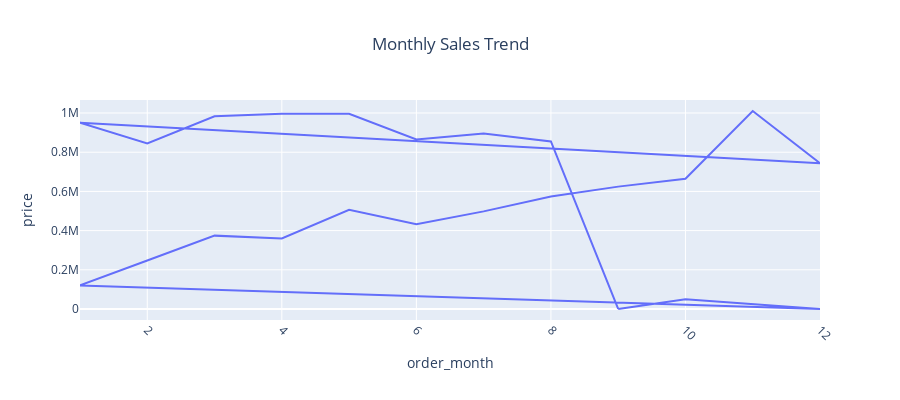
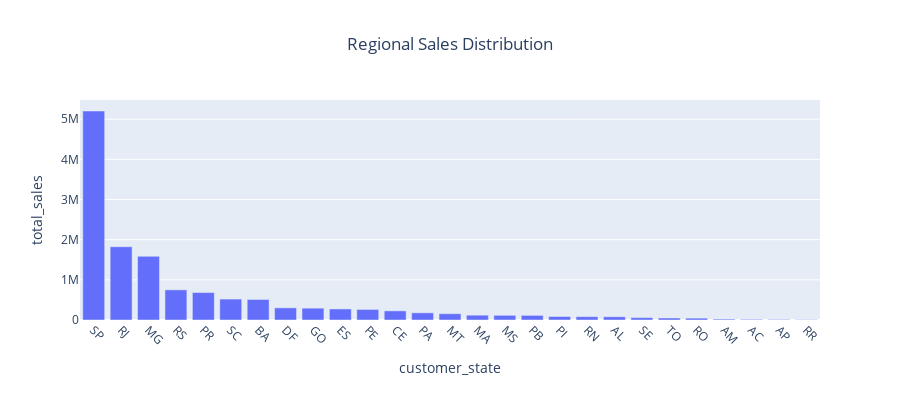
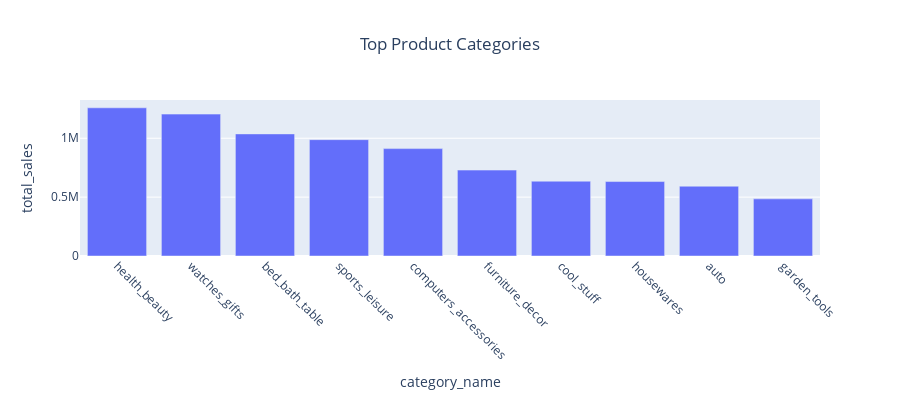
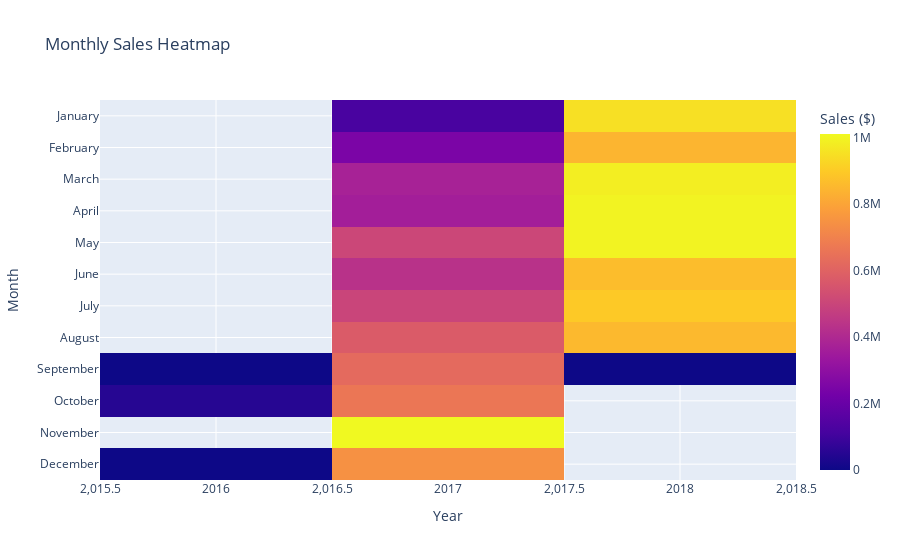

Notebook code for these charts, in order:
### Markdown cell above
## 7. Interactive Visualizations

Create interactive dashboards using Plotly for better exploration of the data.

### Code cell
# Create individual plots with plotly express
fig1 = px.line(monthly_sales, 
               x='order_month', 
               y='price',
               title='Monthly Sales Trend')

fig2 = px.bar(regional_sales, 
              x='customer_state', 
              y='total_sales',
              title='Regional Sales Distribution')

fig3 = px.bar(top_products, 
              x='category_name', 
              y='total_sales',
              title='Top Product Categories')

fig4 = px.imshow(seasonal_pivot,
                 title='Monthly Sales Heatmap',
                 labels=dict(x="Year", y="Month", color="Sales ($)"))

# Update layouts
for fig in [fig1, fig2, fig3]:
    fig.update_layout(
        height=400,
        showlegend=False,
        title_x=0.5
    )
    fig.update_xaxes(tickangle=45)

# Display plots
print("Monthly Sales Trend:")
fig1.show()

print("\nRegional Sales Distribution:")
fig2.show()

print("\nTop Product Categories:")
fig3.show()

print("\nMonthly Sales Heatmap:")
fig4.show()

### Figure 1 — Plotly figure (JSON) as saved in the notebook; plotly's stock layout.template omitted (floating-point values rounded to 4 significant figures)
{"data": [{"hovertemplate": "order_month=%{x}<br>price=%{y}<extra></extra>", "legendgroup": "", "line": {"color": "#636efa", "dash": "solid"}, "marker": {"symbol": "circle"}, "mode": "lines", "name": "", "orientation": "v", "showlegend": false, "type": "scatter", "x": [9, 10, 12, 1, 2, 3, 4, 5, 6, 7, 8, 9, 10, 11, 12, 1, 2, 3, 4, 5, 6, 7, 8, 9], "xaxis": "x", "y": [267.4, 49510.0, 10.9, 120300.0, 247300.0, 374300.0, 359900.0, 506100.0, 433000.0, 498000.0, 574000.0, 624400.0, 664200.0, 1010000.0, 743900.0, 950000.0, 844200.0, 983200.0, 996600.0, 996500.0, 865100.0, 895500.0, 854700.0, 145.0], "yaxis": "y"}], "layout": {"height": 400, "legend": {"tracegroupgap": 0}, "showlegend": false, "title": {"text": "Monthly Sales Trend", "x": 0.5}, "xaxis": {"anchor": "y", "domain": [0, 1], "tickangle": 45, "title": {"text": "order_month"}}, "yaxis": {"anchor": "x", "domain": [0, 1], "title": {"text": "price"}}}}

### Figure 2 — Plotly figure (JSON) as saved in the notebook; plotly's stock layout.template omitted (floating-point values rounded to 4 significant figures)
{"data": [{"hovertemplate": "customer_state=%{x}<br>total_sales=%{y}<extra></extra>", "legendgroup": "", "marker": {"color": "#636efa", "pattern": {"shape": ""}}, "name": "", "orientation": "v", "showlegend": false, "textposition": "auto", "type": "bar", "x": ["SP", "RJ", "MG", "RS", "PR", "SC", "BA", "DF", "GO", "ES", "PE", "CE", "PA", "MT", "MA", "MS", "PB", "PI", "RN", "AL", "SE", "TO", "RO", "AM", "AC", "AP", "RR"], "xaxis": "x", "y": [5203000.0, 1824000.0, 1585000.0, 750300.0, 683100.0, 520600.0, 511300.0, 302600.0, 294600.0, 275000.0, 262800.0, 227300.0, 178900.0, 156500.0, 119600.0, 116800.0, 115300.0, 86910.0, 83030.0, 80310.0, 58920.0, 49620.0, 46140.0, 22360.0, 15980.0, 13470.0, 7829.0], "yaxis": "y"}], "layout": {"barmode": "relative", "height": 400, "legend": {"tracegroupgap": 0}, "showlegend": false, "title": {"text": "Regional Sales Distribution", "x": 0.5}, "xaxis": {"anchor": "y", "domain": [0, 1], "tickangle": 45, "title": {"text": "customer_state"}}, "yaxis": {"anchor": "x", "domain": [0, 1], "title": {"text": "total_sales"}}}}

### Figure 3 — Plotly figure (JSON) as saved in the notebook; plotly's stock layout.template omitted (floating-point values rounded to 4 significant figures)
{"data": [{"hovertemplate": "category_name=%{x}<br>total_sales=%{y}<extra></extra>", "legendgroup": "", "marker": {"color": "#636efa", "pattern": {"shape": ""}}, "name": "", "orientation": "v", "showlegend": false, "textposition": "auto", "type": "bar", "x": ["health_beauty", "watches_gifts", "bed_bath_table", "sports_leisure", "computers_accessories", "furniture_decor", "cool_stuff", "housewares", "auto", "garden_tools"], "xaxis": "x", "y": [1259000.0, 1205000.0, 1037000.0, 988000.0, 912000.0, 729800.0, 635300.0, 632200.0, 592700.0, 485300.0], "yaxis": "y"}], "layout": {"barmode": "relative", "height": 400, "legend": {"tracegroupgap": 0}, "showlegend": false, "title": {"text": "Top Product Categories", "x": 0.5}, "xaxis": {"anchor": "y", "domain": [0, 1], "tickangle": 45, "title": {"text": "category_name"}}, "yaxis": {"anchor": "x", "domain": [0, 1], "title": {"text": "total_sales"}}}}

### Figure 4 — Plotly figure (JSON) as saved in the notebook; plotly's stock layout.template omitted (floating-point values rounded to 4 significant figures)
{"data": [{"coloraxis": "coloraxis", "hovertemplate": "Year: %{x}<br>Month: %{y}<br>Sales ($): %{z}<extra></extra>", "name": "0", "type": "heatmap", "x": [2016, 2017, 2018], "xaxis": "x", "y": ["January", "February", "March", "April", "May", "June", "July", "August", "September", "October", "November", "December"], "yaxis": "y", "z": [[NaN, 120300.0, 950000.0], [NaN, 247300.0, 844200.0], [NaN, 374300.0, 983200.0], [NaN, 359900.0, 996600.0], [NaN, 506100.0, 996500.0], [NaN, 433000.0, 865100.0], [NaN, 498000.0, 895500.0], [NaN, 574000.0, 854700.0], [267.4, 624400.0, 145.0], [49510.0, 664200.0, NaN], [NaN, 1010000.0, NaN], [10.9, 743900.0, NaN]]}], "layout": {"coloraxis": {"colorbar": {"title": {"text": "Sales ($)"}}, "colorscale": [[0, "#0d0887"], [0.1111, "#46039f"], [0.2222, "#7201a8"], [0.3333, "#9c179e"], [0.4444, "#bd3786"], [0.5556, "#d8576b"], [0.6667, "#ed7953"], [0.7778, "#fb9f3a"], [0.8889, "#fdca26"], [1, "#f0f921"]]}, "title": {"text": "Monthly Sales Heatmap"}, "xaxis": {"anchor": "y", "constrain": "domain", "domain": [0, 1], "scaleanchor": "y", "title": {"text": "Year"}}, "yaxis": {"anchor": "x", "autorange": "reversed", "constrain": "domain", "domain": [0, 1], "title": {"text": "Month"}}}}
